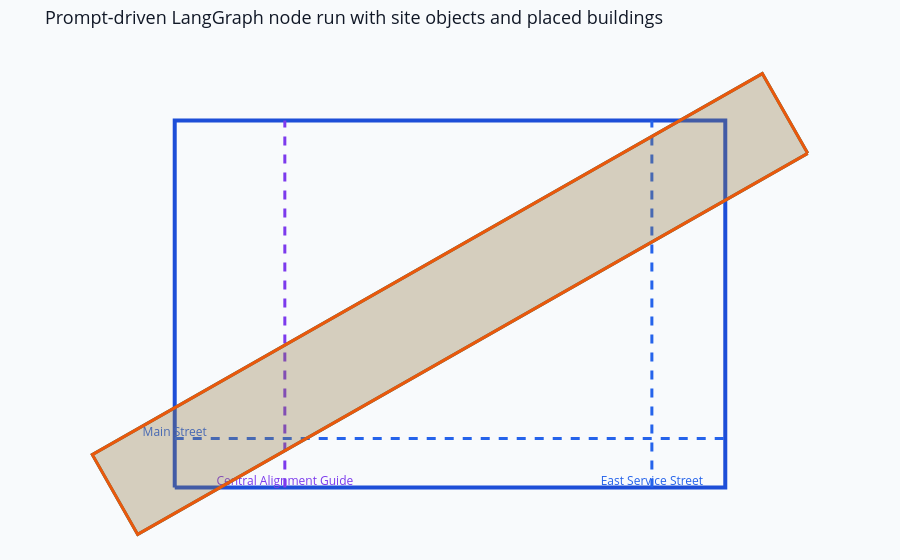

This figure's notebook cell:
### Code cell
latest_shape = extract_latest_shape(final_state)

make_site_plan_figure(
    SITE_BOUNDARY,
    current_shape=latest_shape,
    placed_buildings=final_state.get("placed_buildings", []),
    site_objects=SITE_OBJECTS,
    title="Prompt-driven LangGraph node run with site objects and placed buildings",
)

### Figure 1 — Plotly figure (JSON) as saved in the notebook; plotly's stock layout.template omitted (floating-point values rounded to 4 significant figures)
{"data": [{"hoverinfo": "skip", "line": {"color": "#1d4ed8", "width": 4}, "mode": "lines", "showlegend": false, "type": "scatter", "x": [0, 90, 90, 0, 0], "y": [0, 0, 60, 60, 0]}, {"hoverinfo": "skip", "line": {"color": "#2563eb", "dash": "dash", "width": 3}, "mode": "lines+text", "showlegend": false, "text": ["Main Street", ""], "textfont": {"color": "#2563eb", "size": 12}, "textposition": "top center", "type": "scatter", "x": [0, 90], "y": [8, 8]}, {"hoverinfo": "skip", "line": {"color": "#2563eb", "dash": "dash", "width": 3}, "mode": "lines+text", "showlegend": false, "text": ["East Service Street", ""], "textfont": {"color": "#2563eb", "size": 12}, "textposition": "top center", "type": "scatter", "x": [78, 78], "y": [0, 60]}, {"hoverinfo": "skip", "line": {"color": "#7c3aed", "dash": "dash", "width": 3}, "mode": "lines+text", "showlegend": false, "text": ["Central Alignment Guide", ""], "textfont": {"color": "#7c3aed", "size": 12}, "textposition": "top center", "type": "scatter", "x": [18, 18], "y": [0, 60]}, {"fill": "toself", "fillcolor": "rgba(15, 118, 110, 0.18)", "hoverinfo": "skip", "line": {"color": "#0f766e", "width": 3}, "mode": "lines", "showlegend": false, "type": "scatter", "x": [103.5, 96.06, -13.47, -6.056, 103.5], "y": [54.62, 67.66, 5.375, -7.664, 54.62]}, {"fill": "toself", "fillcolor": "rgba(249, 115, 22, 0.18)", "hoverinfo": "skip", "line": {"color": "#ea580c", "width": 3}, "mode": "lines", "showlegend": false, "type": "scatter", "x": [103.5, 96.06, -13.47, -6.056, 103.5], "y": [54.62, 67.66, 5.375, -7.664, 54.62]}], "layout": {"font": {"color": "#111827", "size": 13}, "margin": {"b": 0, "l": 0, "r": 0, "t": 48}, "paper_bgcolor": "#f8fafc", "plot_bgcolor": "#f8fafc", "title": {"text": "Prompt-driven LangGraph node run with site objects and placed buildings"}, "xaxis": {"visible": false}, "yaxis": {"scaleanchor": "x", "scaleratio": 1, "visible": false}}}
